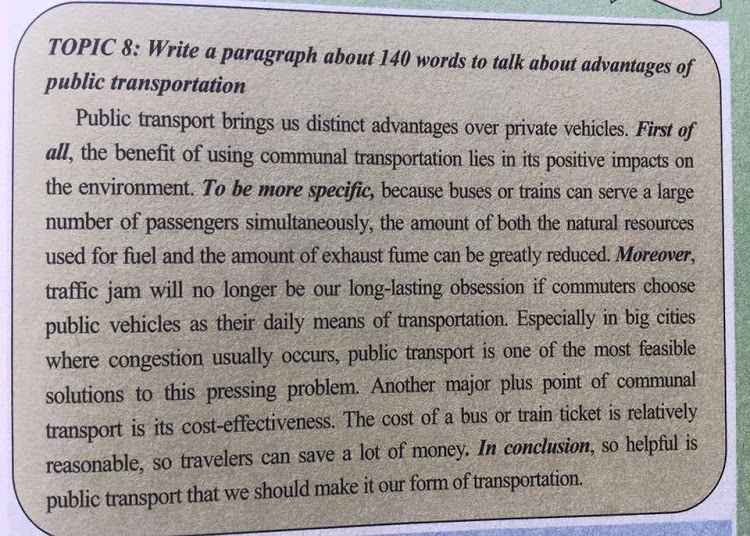
#> input picture AI/test/t.jpg, 750 x 536 px
$ python test.py
#> lines starting #> are read from the running program, lines starting #| are printed output that depends on the picture; after the words box and inside, x2 and y2 are one past the last pixel; in counts of white or black regions, pixels touching at a corner belong together
import cv2
import numpy as np
#import image
image = cv2.imread('test/t.jpg')
#> image is the input picture: shape (536, 750, 3); mean B, G, R 149.6, 152.1, 158.5
#cv2.imshow('orig',image)
#cv2.waitKey(0)

#grayscale
gray = cv2.cvtColor(image,cv2.COLOR_BGR2GRAY)
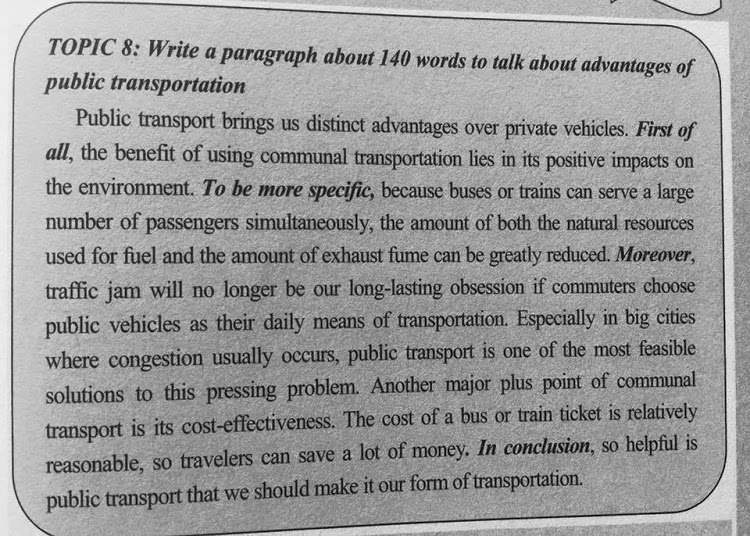
#> gray: shape (536, 750); min 0, max 251, mean 153.7
cv2.imshow('gray',gray)
cv2.waitKey(0)

#binary
ret,thresh = cv2.threshold(gray,127,255,cv2.THRESH_BINARY_INV)
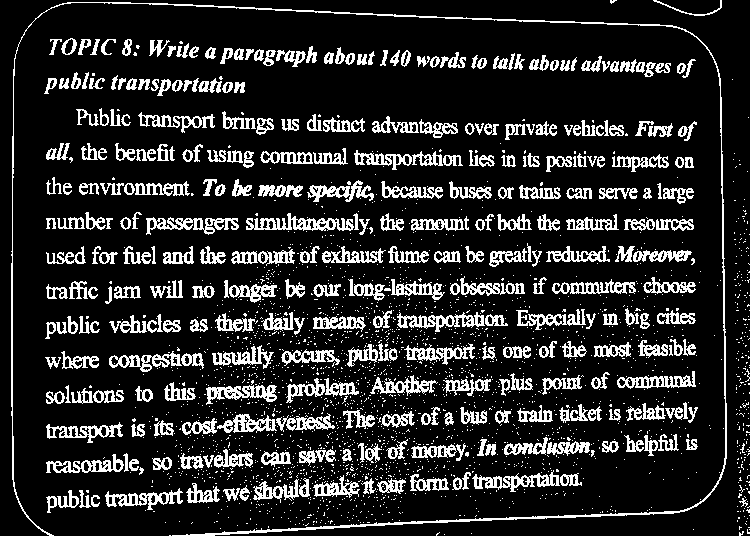
#> thresh: shape (536, 750); 16.3% white in thin lines or dots
cv2.imshow('second',thresh)
cv2.waitKey(0)

#dilation
kernel = np.ones((5,5), np.uint8)
img_dilation = cv2.dilate(thresh, kernel, iterations=1)
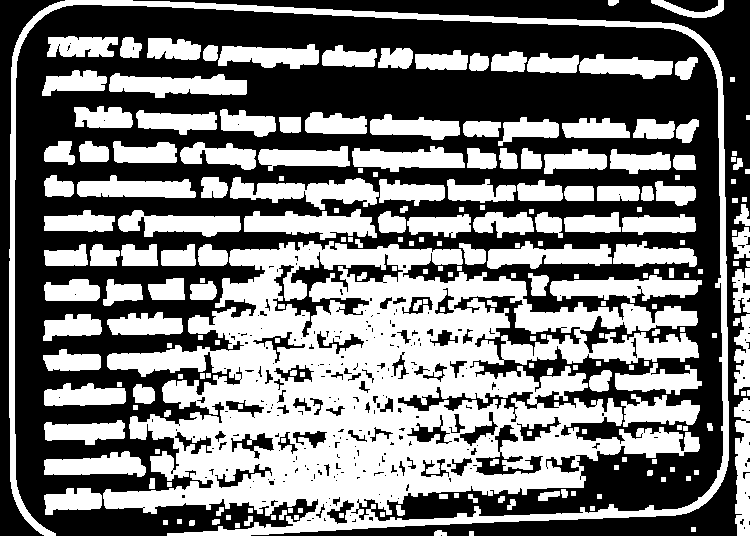
#> img_dilation: shape (536, 750); 46.7% white; 220 white regions (1 under 20 px)
cv2.imshow('dilated',img_dilation)
cv2.waitKey(0)

#find contours
ctrs, hier = cv2.findContours(img_dilation.copy(), cv2.RETR_EXTERNAL, cv2.CHAIN_APPROX_SIMPLE)
#> ctrs = 203 contours, 84 with area under 20; largest, box (x1, y1, x2, y2) and area: (9, 0, 729, 536) 109540, (230, 177, 379, 210) 2404, (550, 275, 702, 303) 2318, (244, 209, 377, 240) 2276, (109, 73, 247, 98) 2091

#sort contours
sorted_ctrs = sorted(ctrs, key=lambda ctr: cv2.boundingRect(ctr)[0])
#> sorted_ctrs has the same summary as ctrs

for i, ctr in enumerate(sorted_ctrs):
    # Get bounding box
    x, y, w, h = cv2.boundingRect(ctr)

    # Getting ROI
    roi = image[y:y+h, x:x+w]

    # show ROI
    cv2.imshow('segment no:'+str(i),roi)
    cv2.rectangle(image,(x,y),( x + w, y + h ),(90,0,255),2)
    cv2.waitKey(0)
#> this loop made 203 passes
#> (x, y, w, h) on passes 1 to 3: (9, 0, 720, 536), (42, 70, 65, 26), (43, 349, 58, 22)
#> pass 1, `roi = image[y:y+h, x:x+w]`:
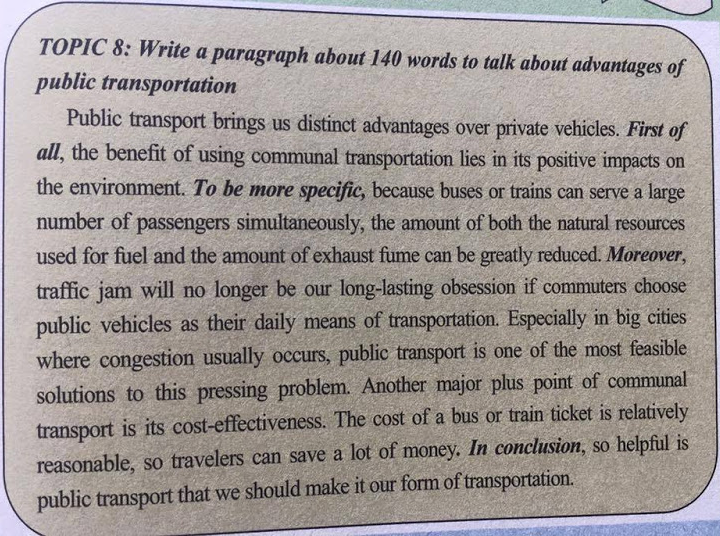
#> roi: shape (536, 720, 3); mean B, G, R 147.9, 150.6, 157.7
#> pass 2, `roi = image[y:y+h, x:x+w]`:
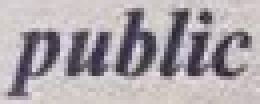
#> roi: shape (26, 65, 3) (shown 4 times larger); mean B, G, R 169.4, 164.9, 171.7
#> pass 3, `roi = image[y:y+h, x:x+w]`:
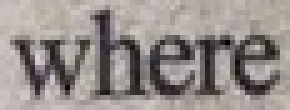
#> roi: shape (22, 58, 3) (shown 5 times larger); mean B, G, R 138.4, 141.7, 149.2
#> after the loop:
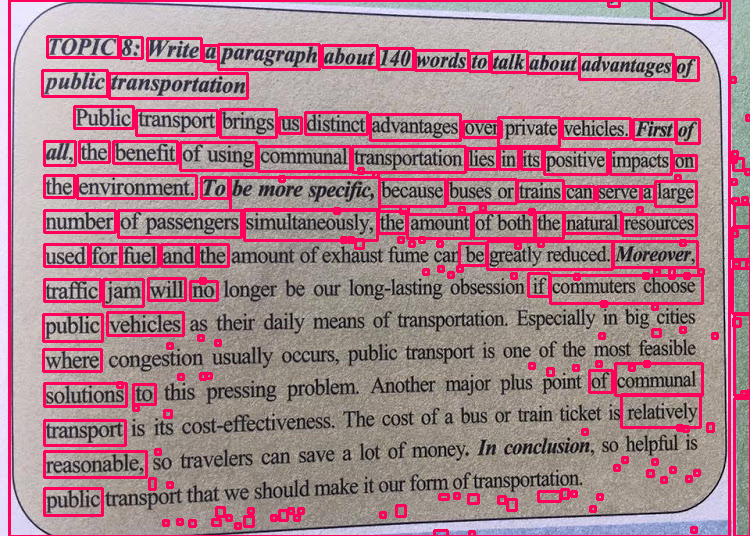
#> image: shape (536, 750, 3); 12.85% of pixels changed, all inside (x1, y1, x2, y2) = (8, 0, 750, 536)

cv2.imshow('marked areas',image)
cv2.waitKey(0)
